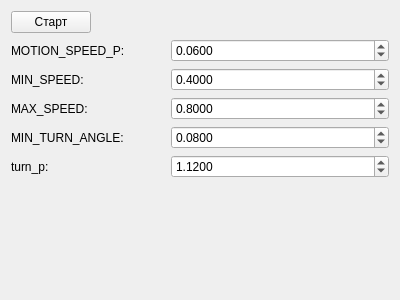
<?xml version="1.0" encoding="UTF-8"?>
<ui version="4.0">
 <class>Form</class>
 <widget class="QFrame" name="Form">
  <property name="geometry">
   <rect>
    <x>0</x>
    <y>0</y>
    <width>400</width>
    <height>300</height>
   </rect>
  </property>
  <property name="windowTitle">
   <string>Form</string>
  </property>
  <layout class="QGridLayout" name="gridLayout">
   <item row="2" column="0" colspan="2">
    <widget class="QLabel" name="label_29">
     <property name="text">
      <string>MIN_SPEED:</string>
     </property>
    </widget>
   </item>
   <item row="3" column="2">
    <widget class="QDoubleSpinBox" name="doubleSpinBox_MAX_SPEED">
     <property name="decimals">
      <number>4</number>
     </property>
     <property name="singleStep">
      <double>0.010000000000000</double>
     </property>
     <property name="value">
      <double>0.800000000000000</double>
     </property>
    </widget>
   </item>
   <item row="5" column="2">
    <widget class="QDoubleSpinBox" name="doubleSpinBox_MIN_TURN_ANGLE">
     <property name="decimals">
      <number>4</number>
     </property>
     <property name="singleStep">
      <double>0.010000000000000</double>
     </property>
     <property name="value">
      <double>0.080000000000000</double>
     </property>
    </widget>
   </item>
   <item row="2" column="2">
    <widget class="QDoubleSpinBox" name="doubleSpinBox_MIN_SPEED">
     <property name="decimals">
      <number>4</number>
     </property>
     <property name="singleStep">
      <double>0.010000000000000</double>
     </property>
     <property name="value">
      <double>0.400000000000000</double>
     </property>
    </widget>
   </item>
   <item row="1" column="2">
    <widget class="QDoubleSpinBox" name="doubleSpinBox_MOTION_SPEED_P">
     <property name="decimals">
      <number>4</number>
     </property>
     <property name="singleStep">
      <double>0.010000000000000</double>
     </property>
     <property name="value">
      <double>0.060000000000000</double>
     </property>
    </widget>
   </item>
   <item row="3" column="0">
    <widget class="QLabel" name="label_30">
     <property name="text">
      <string>MAX_SPEED:</string>
     </property>
    </widget>
   </item>
   <item row="1" column="0" colspan="2">
    <widget class="QLabel" name="label_28">
     <property name="text">
      <string>MOTION_SPEED_P:</string>
     </property>
    </widget>
   </item>
   <item row="5" column="0" colspan="2">
    <widget class="QLabel" name="label_31">
     <property name="text">
      <string>MIN_TURN_ANGLE:</string>
     </property>
    </widget>
   </item>
   <item row="7" column="2">
    <spacer name="verticalSpacer_2">
     <property name="orientation">
      <enum>Qt::Vertical</enum>
     </property>
     <property name="sizeHint" stdset="0">
      <size>
       <width>218</width>
       <height>126</height>
      </size>
     </property>
    </spacer>
   </item>
   <item row="0" column="0">
    <widget class="QPushButton" name="pushButton_start">
     <property name="text">
      <string>Старт</string>
     </property>
    </widget>
   </item>
   <item row="6" column="0">
    <widget class="QLabel" name="label_33">
     <property name="text">
      <string>turn_p:</string>
     </property>
    </widget>
   </item>
   <item row="6" column="2">
    <widget class="QDoubleSpinBox" name="doubleSpinBox_turn_p">
     <property name="decimals">
      <number>4</number>
     </property>
     <property name="singleStep">
      <double>0.010000000000000</double>
     </property>
     <property name="value">
      <double>1.120000000000000</double>
     </property>
    </widget>
   </item>
  </layout>
 </widget>
 <resources/>
 <connections/>
</ui>
